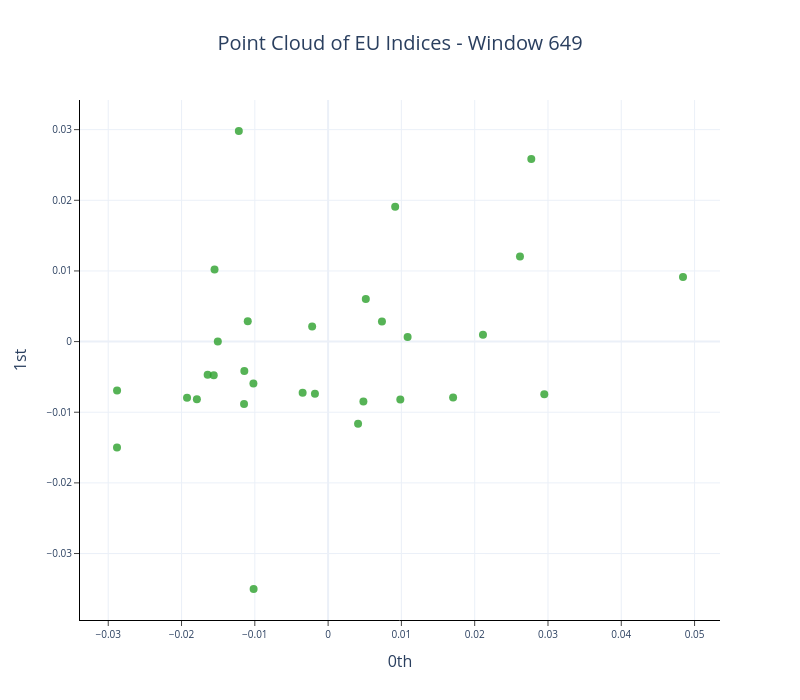

The notebook cell this image was saved under:
### Code cell
cloud = eu_cloud_30[649]
fig = plot_point_cloud(cloud, 2)

fig.update_layout(
    width=800, 
    height=700,
    title=dict(text="Point Cloud of EU Indices - Window 649", x=0.5,
            xanchor="center")
)
fig.update_traces(marker=dict(color="#2ca02c", size=8)) 

fig.show()
fig.write_image("Figures/eu_cloud_649.png", scale=3)

### Figure 1 — Plotly figure (JSON) as saved in the notebook; plotly's stock layout.template omitted (floating-point values rounded to 4 significant figures)
{"data": [{"marker": {"color": "#2ca02c", "colorscale": [[0, "#440154"], [0.1111, "#482878"], [0.2222, "#3e4989"], [0.3333, "#31688e"], [0.4444, "#26828e"], [0.5556, "#1f9e89"], [0.6667, "#35b779"], [0.7778, "#6ece58"], [0.8889, "#b5de2b"], [1, "#fde725"]], "opacity": 0.8, "size": 8}, "mode": "markers", "type": "scatter", "x": [-0.001797, 0.007347, 0.005144, -0.0179, -0.0288, 0.004086, 0.01085, 0.004814, 0.04842, -0.01218, -0.01016, -0.01643, -0.01925, -0.01147, 0.02618, -0.01096, -0.01019, 0.01705, 0.02772, 0.02113, 0.009149, -0.01561, 0.009851, -0.01143, -0.003476, -0.0288, -0.0155, 0.0295, -0.002178, -0.01505], "y": [-0.00739, 0.002846, 0.006023, -0.008151, -0.006907, -0.01161, 0.0006337, -0.008464, 0.009155, 0.02981, -0.03502, -0.004678, -0.007937, -0.008848, 0.01203, 0.002877, -0.005939, -0.007921, 0.02584, 0.0009777, 0.01908, -0.004749, -0.008194, -0.00418, -0.007256, -0.01498, 0.01021, -0.007461, 0.002123, 0.0]}], "layout": {"height": 700, "plot_bgcolor": "white", "title": {"text": "Point Cloud of EU Indices - Window 649", "x": 0.5, "xanchor": "center"}, "width": 800, "xaxis": {"anchor": "x", "exponentformat": "e", "linecolor": "black", "linewidth": 1, "mirror": false, "showexponent": "all", "showline": true, "side": "bottom", "ticks": "outside", "title": {"text": "0th"}, "type": "linear", "zeroline": true}, "yaxis": {"anchor": "y", "exponentformat": "e", "linecolor": "black", "linewidth": 1, "mirror": false, "showexponent": "all", "showline": true, "side": "left", "ticks": "outside", "title": {"text": "1st"}, "type": "linear", "zeroline": true}}}
